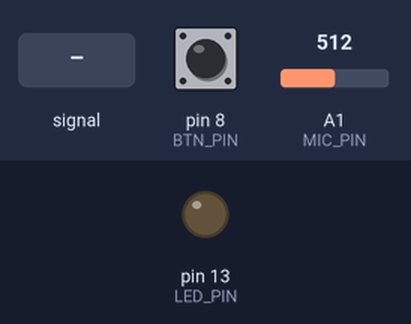
Simulated run of this sketch. Board: Arduino Uno, built with avr-gcc and run on an emulated ATmega328P. Shown: output pins drawn as LEDs (lit = HIGH). Inputs (shaded band) come from the test bench; at power-on: pin 8 (BTN_PIN) HIGH, A1 (MIC_PIN) = 512. What the sketch prints to the serial monitor is not drawn.

Above: at 1.2 s.
1.3 s: A1 (MIC_PIN) fed a 200 Hz sine of ±81 counts around its level
3.0 s: pin 8 (BTN_PIN) pulled LOW for 1 s
At 3.8 s:
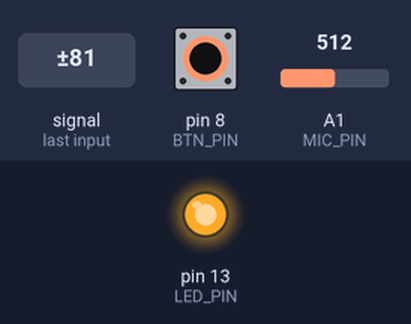
5.5 s: pin 8 (BTN_PIN) pulled LOW for 3.2 s
At 9.3 s:
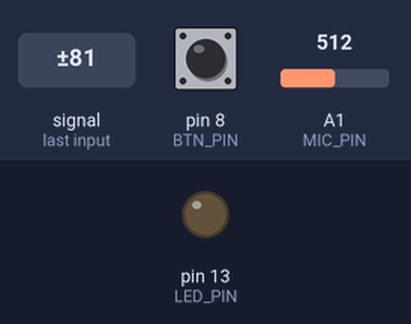
Timing chart, 0 to 10.8 s (numbered marks = the images above; inputs shaded):
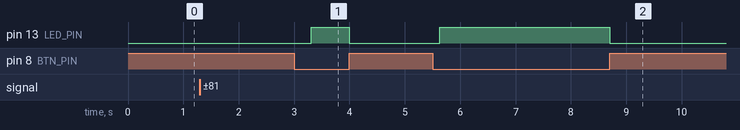

Measured:
- after the input at 3.0 s, pin 13 (LED_PIN): LOW → HIGH after 0.31 s, → LOW 0.69 s later
- after the input at 5.5 s, pin 13 (LED_PIN): LOW → HIGH after 0.13 s, → LOW 3.1 s later

The sketch:

detecteur_drone_biquad.ino
```cpp
// ================================================================
//  SAE 2.02 – Détecteur acoustique de DRONE
//  Université Jean-Monnet, IUT de Roanne
//
//  PHYSIQUE DES PALES
//  ──────────────────
//  Chaque fois qu'une pale passe devant le corps du drone,
//  elle génère une perturbation de pression. Si le rotor a B
//  pales et tourne à N_rpm tours/minute :
//
//    frot  = N_rpm / 60              (Hz)
//    fBPF  = B × frot                (Hz)  ← fréquence de passage des pales
//
//  Exemple : 2 pales × 6000 tr/min = 2 × 100 Hz = 200 Hz
//
//  Le bruit du drone contient aussi des harmoniques :
//    fk = k × fBPF  (k = 1, 2, 3 …)
//  On surveille la fondamentale (k=1), soit fBPF.
//
//  TABLE DE RÉFÉRENCE (pour 2 pales) :
//    3 000 tr/min → fBPF = 100 Hz
//    6 000 tr/min → fBPF = 200 Hz
//    9 000 tr/min → fBPF = 300 Hz
//   12 000 tr/min → fBPF = 400 Hz
//
//  PARAMÈTRES DU PROJET (à modifier selon votre drone cible)
//  ──────────────────────────────────────────────────────────
//    N_PALES   = 2      nombre de pales par rotor
//    RPM_CIBLE = 6000   vitesse estimée en tr/min
//    => frot   = 100 Hz
//    => fBPF   = 200 Hz   ← fréquence centrale du filtre
//
//  FILTRE : biquad passe-bande (ordre 2, méthode standard Audio EQ)
//  ──────────────────────────────────────────────────────────────────
//  Paramètres :
//    fs  = 2000 Hz   fréquence d'échantillonnage
//    f0  = fBPF      fréquence centrale du filtre
//    Q   = 3         facteur de qualité (bande = f0/Q ≈ 67 Hz)
//
//  Calcul des coefficients :
//    ω0   = 2π × f0 / fs
//    α    = sin(ω0) / (2Q)
//
//    b̃0 = α       b̃1 = 0       b̃2 = −α
//    ã0 = 1+α     ã1 = −2cos(ω0)   ã2 = 1−α
//
//    Normalisation : b_i = b̃_i / ã0   et   a_i = ã_i / ã0
//
//  Équation aux différences (appliquée à chaque échantillon) :
//    y[n] = b0·x[n] + b1·x[n-1] + b2·x[n-2]
//                   − a1·y[n-1] − a2·y[n-2]
//
//  Coefficients calculés pour f0=200 Hz, fs=2000 Hz, Q=3 :
//    b0 =  0.131652    b1 =  0.000000    b2 = -0.131652
//    a1 = -1.414214    a2 =  0.736697
//
//  DÉTECTION RMS
//  ─────────────
//    Fenêtre : NWIN = 200 échantillons = 100 ms à fs=2000 Hz
//    Energie : Em = (1/N) × Σ y²[n]
//    Décision : Em > seuil pendant 3 fenêtres consécutives
//
//  BRANCHEMENTS
//  ────────────
//    Microphone KY-038 :  VCC → 5V  |  GND → GND  |  AO → A0
//    LED de détection  :  broche 13 (LED intégrée Arduino)
//    Bouton reset      :  broche 2  → GND (INPUT_PULLUP)
// ================================================================

#include <math.h>   // pour M_PI, sin(), cos() utilisés dans calcul_coefficients()

// ── Broches ────────────────────────────────────────────────────
const int MIC_PIN = A1;   // sortie analogique du microphone
const int LED_PIN = 13;   // LED de détection (intégrée)
const int BTN_PIN = 8;    // bouton reset (actif LOW, INPUT_PULLUP)

// ================================================================
//  CONFIGURATION PHYSIQUE DU DRONE CIBLE
//  Modifier ces trois valeurs selon le drone que vous surveillez
// ================================================================
const int   N_PALES   = 2;       // nombre de pales par rotor
const float RPM_CIBLE = 6000.0;  // vitesse de rotation estimée (tr/min)
const float Q_FILTRE  = 3.0;     // facteur de qualité du filtre biquad
//   Q élevé (5–10) → bande étroite, très sélectif
//   Q faible (1–2) → bande large, tolère des variations de RPM

// ================================================================
//  FRÉQUENCE D'ÉCHANTILLONNAGE
// ================================================================
const float FS    = 2000.0;  // Hz  – doit être > 2 × fBPF (Shannon)
const int   TS_US = 500;     // µs  – 1 / FS en microsecondes

// ================================================================
//  CALCUL AUTOMATIQUE DE fBPF À PARTIR DE LA PHYSIQUE DES PALES
//
//    frot = RPM_CIBLE / 60
//    fBPF = N_PALES × frot
//
//  Ces lignes s'exécutent une seule fois, à la compilation.
// ================================================================
const float F_ROT = RPM_CIBLE / 60.0;            // fréquence de rotation (Hz)
const float F_BPF = (float)N_PALES * F_ROT;      // fréquence de passage des pales (Hz)
// F_BPF devient la fréquence centrale f0 du filtre passe-bande

// ================================================================
//  COEFFICIENTS DU FILTRE BIQUAD PASSE-BANDE
//
//  Calculés pour : f0 = F_BPF = 200 Hz, fs = 2000 Hz, Q = 3
//
//    ω0   = 2π × 200 / 2000 = 0.6283 rad
//    α    = sin(0.6283) / (2×3) = 0.5878 / 6 = 0.09797
//
//    ã0 = 1 + 0.09797 = 1.09797
//    ã1 = −2 × cos(0.6283) = −2 × 0.8090 = −1.6180
//    ã2 = 1 − 0.09797 = 0.90203
//
//  Après normalisation par ã0 :
//    b0 =  0.09797 / 1.09797 =  0.08923
//    b1 =  0
//    b2 = −0.09797 / 1.09797 = −0.08923
//    a1 = −1.6180  / 1.09797 = −1.47364
//    a2 =  0.90203 / 1.09797 =  0.82155
//
//  NOTE : si vous changez N_PALES, RPM_CIBLE, Q_FILTRE ou FS,
//         recalculez ces coefficients (voir fonction calcul_coefficients
//         en bas de fichier) et copiez les nouvelles valeurs ici.
// ================================================================
float b0 =  0.08923f;
float b1 =  0.00000f;
float b2 = -0.08923f;
float a1 = -1.47364f;
float a2 =  0.82155f;

// ── Mémoires du filtre biquad (deux retards en entrée et sortie) ─
float x1 = 0.0f, x2 = 0.0f;   // x[n-1] et x[n-2]
float y1 = 0.0f, y2 = 0.0f;   // y[n-1] et y[n-2]

// ================================================================
//  PARAMÈTRES DE DÉTECTION RMS
// ================================================================
const int   NWIN      = 200;    // échantillons / fenêtre = 100 ms à 2000 Hz
const int   N_VALID   = 3;      // fenêtres consécutives requises pour valider
float       threshold = 300.0f; // seuil d'énergie  ← à calibrer (voir setup)

// ── Accumulateurs ───────────────────────────────────────────────
float energySum   = 0.0f;
int   sampleCount = 0;
int   countAbove  = 0;   // compteur de fenêtres consécutives > seuil
bool  detected    = false;

// ================================================================
//  SETUP
// ================================================================
void setup() {
  pinMode(LED_PIN, OUTPUT);
  pinMode(BTN_PIN, INPUT_PULLUP);
  digitalWrite(LED_PIN, LOW);

  Serial.begin(115200);
  while (!Serial) {}   // attendre l'ouverture du port sur Uno/Leonardo

  // ── Affichage de la configuration au démarrage ─────────────
  Serial.println(F("================================================"));
  Serial.println(F("  Detecteur acoustique de DRONE – biquad RMS"));
  Serial.println(F("================================================"));

  Serial.println(F("--- Physique des pales ---"));
  Serial.print(F("  Nombre de pales   B  = "));  Serial.println(N_PALES);
  Serial.print(F("  Vitesse estimee      = "));  Serial.print(RPM_CIBLE, 0); Serial.println(F(" tr/min"));
  Serial.print(F("  frot = RPM/60        = "));  Serial.print(F_ROT, 2);    Serial.println(F(" Hz"));
  Serial.print(F("  fBPF = B x frot      = "));  Serial.print(F_BPF, 2);    Serial.println(F(" Hz  <-- frequence centrale du filtre"));

  Serial.println(F("--- Filtre biquad passe-bande ---"));
  Serial.print(F("  f0 = fBPF = "));  Serial.print(F_BPF, 1);  Serial.println(F(" Hz"));
  Serial.print(F("  Q  = "));         Serial.println(Q_FILTRE, 1);
  Serial.print(F("  fs = "));         Serial.print(FS, 0);      Serial.println(F(" Hz"));
  Serial.print(F("  Bande ≈ f0/Q = "));
  Serial.print(F_BPF / Q_FILTRE, 1); Serial.println(F(" Hz"));
  Serial.println(F("  Coefficients normalises :"));
  Serial.print(F("    b0 = "));  Serial.println(b0, 5);
  Serial.print(F("    b1 = "));  Serial.println(b1, 5);
  Serial.print(F("    b2 = "));  Serial.println(b2, 5);
  Serial.print(F("    a1 = "));  Serial.println(a1, 5);
  Serial.print(F("    a2 = "));  Serial.println(a2, 5);

  Serial.println(F("--- Detection RMS ---"));
  Serial.print(F("  Fenetre = "));  Serial.print(NWIN);
  Serial.print(F(" pts = "));       Serial.print((float)NWIN / FS * 1000.0f, 0);
  Serial.println(F(" ms"));
  Serial.print(F("  Validation : ")); Serial.print(N_VALID);
  Serial.println(F(" fenetres consecutives"));
  Serial.print(F("  Seuil initial = ")); Serial.println(threshold);
  Serial.println(F("  >> Ajuster 'threshold' apres calibration"));
  Serial.println(F("================================================"));
  Serial.println(F("Format serie : Em | Etat | [Decision]"));

  // ── Recalcul des coefficients si les constantes ont changé ───
  // Décommentez cette ligne pour recalculer automatiquement :
  // calcul_coefficients(F_BPF, FS, Q_FILTRE);
}

// ================================================================
//  BOUCLE PRINCIPALE
// ================================================================
void loop() {
  // ── Horodatage : assure Fe = 2000 Hz ──────────────────────────
  unsigned long t0 = micros();

  // ── 1. Acquisition et centrage ────────────────────────────────
  //  analogRead → entier 0–1023 (CAN 10 bits, 0–5 V)
  //  On soustrait 512 pour centrer autour de 0 :
  //    x[n] = u[n] − 512
  //  Sans ce centrage, l'énergie RMS serait dominée par la
  //  composante continue (offset DC) et ne refléterait pas
  //  le contenu acoustique utile.
  float x0 = (float)analogRead(MIC_PIN) - 512.0f;

  // ── 2. Filtre biquad passe-bande ──────────────────────────────
  //
  //  Équation aux différences :
  //    y[n] = b0·x[n] + b1·x[n-1] + b2·x[n-2]
  //                   − a1·y[n-1] − a2·y[n-2]
  //
  //  b0 et b2 sont opposés (b1 = 0) : c'est la signature
  //  du filtre passe-bande symétrique.
  //  Les termes en a1, a2 forment la partie récursive (IIR)
  //  qui crée la sélectivité en fréquence.
  //
  float y0 = b0 * x0
           + b1 * x1
           + b2 * x2
           - a1 * y1
           - a2 * y2;

  // Mise à jour des registres à décalage
  x2 = x1;  x1 = x0;   // décalage de l'entrée
  y2 = y1;  y1 = y0;   // décalage de la sortie

  // ── 3. Accumulation d'énergie ─────────────────────────────────
  //  On accumule y²[n]. La mise au carré rend toutes les
  //  contributions positives (le signal oscille +/−).
  energySum += y0 * y0;
  sampleCount++;

  // ── 4. Traitement par fenêtres de NWIN = 100 ms ───────────────
  if (sampleCount >= NWIN) {

    // Énergie moyenne de la fenêtre : Em = (1/N) × Σ y²
    float Em = energySum / (float)NWIN;

    // Affichage pour calibration et débogage
    Serial.print(F("Em="));
    Serial.print(Em, 1);
    Serial.print(F(" | Seuil="));
    Serial.print(threshold, 1);
    Serial.print(F(" | fBPF="));
    Serial.print(F_BPF, 0);
    Serial.print(F("Hz | "));

    // ── Décision binaire sur la fenêtre ──────────────────────
    //    Dm = 1 si Em > seuil, 0 sinon
    if (Em > threshold) {
      countAbove++;
      Serial.print(F("[SIGNAL]"));
    } else {
      countAbove = 0;   // on repart à zéro dès qu'une fenêtre passe sous le seuil
      Serial.print(F("[bruit] "));
    }

    // ── Validation sur N_VALID = 3 fenêtres consécutives ─────
    //  Principe : un bruit bref (clap, choc) peut dépasser le
    //  seuil une seule fois. Un drone en vol produit un signal
    //  continu → au moins 3 × 100 ms = 300 ms au-dessus du seuil.
    if (countAbove >= N_VALID && !detected) {
      detected = true;
      digitalWrite(LED_PIN, HIGH);
      Serial.print(F(" >>> DRONE DETECTE (fBPF="));
      Serial.print(F_BPF, 0);
      Serial.print(F(" Hz, "));
      Serial.print(N_PALES);
      Serial.print(F(" pales x "));
      Serial.print(F_ROT, 0);
      Serial.println(F(" Hz rot) <<<"));
    } else {
      Serial.println();
    }

    // Remise à zéro de l'accumulateur pour la prochaine fenêtre
    energySum   = 0.0f;
    sampleCount = 0;
  }

  // ── 5. Gestion du bouton reset ────────────────────────────────
  //  INPUT_PULLUP → broche à HIGH au repos, LOW quand appuyée.
  //  On réinitialise seulement si une détection est en cours.
  if (digitalRead(BTN_PIN) == HIGH && detected) {
    detected   = false;
    countAbove = 0;
    digitalWrite(LED_PIN, LOW);
    Serial.println(F(">>> Reset – en attente de signal <<<"));
    delay(250);   // anti-rebond
  }

  // ── 6. Synchronisation temporelle ────────────────────────────
  //  Boucle d'attente active : on attend que 500 µs (= 1/2000 s)
  //  se soient écoulées depuis t0. Plus précis que delay(1).
  while (micros() - t0 < (unsigned long)TS_US) { /* busy-wait */ }
}

// ================================================================
//  FONCTION UTILITAIRE : recalcul dynamique des coefficients
//
//  Appelez calcul_coefficients(f0, fs, Q) dans setup() si vous
//  modifiez N_PALES, RPM_CIBLE ou Q_FILTRE, pour mettre à jour
//  b0, b1, b2, a1, a2 automatiquement sans ressaisir les valeurs.
//
//  Formules (filtre biquad passe-bande, Audio EQ Cookbook) :
//    ω0 = 2π × f0 / fs
//    α  = sin(ω0) / (2Q)
//
//    b̃0 =  α      b̃1 = 0     b̃2 = −α
//    ã0 = 1+α     ã1 = −2cos(ω0)   ã2 = 1−α
//
//    b_i = b̃_i / ã0    a_i = ã_i / ã0
// ================================================================
void calcul_coefficients(float f0, float fs, float Q) {
  float w0    = 2.0f * (float)M_PI * f0 / fs;
  float alpha = sinf(w0) / (2.0f * Q);
  float a0    = 1.0f + alpha;

  b0 =  alpha / a0;
  b1 =  0.0f;
  b2 = -alpha / a0;
  a1 = (-2.0f * cosf(w0)) / a0;
  a2 = (1.0f - alpha) / a0;

  // Réinitialisation des mémoires du filtre après changement de coefficients
  x1 = x2 = 0.0f;
  y1 = y2 = 0.0f;

  Serial.println(F("--- Coefficients recalcules ---"));
  Serial.print(F("  f0="));  Serial.print(f0, 1);
  Serial.print(F(" fs="));   Serial.print(fs, 0);
  Serial.print(F(" Q="));    Serial.println(Q, 2);
  Serial.print(F("  b0=")); Serial.print(b0, 5);
  Serial.print(F("  b2=")); Serial.println(b2, 5);
  Serial.print(F("  a1=")); Serial.print(a1, 5);
  Serial.print(F("  a2=")); Serial.println(a2, 5);
}

// ================================================================
//  PROCÉDURE DE CALIBRATION DU SEUIL
// ================================================================
//
//  1. Téléverser le programme. Ouvrir le Moniteur Série (115200 bd).
//  2. Laisser tourner 30 s en silence (pas de drone, pas de source).
//     → Observer les valeurs "Em=" affichées.
//     → Noter Em_max (valeur maximale du bruit de fond).
//  3. Fixer threshold = Em_max × 3
//     Règle générale : threshold = µ_bruit + k × σ_bruit  (k = 3 à 5)
//  4. Re-téléverser avec la nouvelle valeur de threshold.
//
//  TEST DE FONCTIONNEMENT :
//  → Générer un son à f0 = F_BPF Hz avec l'appli "Tone Generator".
//    Approcher du microphone → LED doit s'allumer après ~300 ms.
//  → Tester avec f0/2 et 2×f0 : LED NE doit PAS s'allumer.
//  → Appuyer sur le bouton pour éteindre et recommencer.
//
//  RÉPONSES AUX QUESTIONS DU DOCUMENT DE TRAVAIL :
//
//  Q : Calcul frot pour 6000 tr/min ?
//  R : frot = 6000 / 60 = 100 Hz
//
//  Q : fBPF pour 2 pales ?
//  R : fBPF = 2 × 100 = 200 Hz   ← c'est f0 du filtre
//
//  Q : fBPF pour 3 pales ?
//  R : fBPF = 3 × 100 = 300 Hz   (changer N_PALES = 3)
//
//  Q : Pourquoi des harmoniques 2fBPF, 3fBPF ?
//  R : La forme d'onde de pression n'est pas sinusoïdale.
//      Sa décomposition de Fourier contient des multiples de fBPF.
//
//  Q : Facteur de qualité pour f0=240 Hz, Δf=80 Hz ?
//  R : Q = f0 / Δf = 240 / 80 = 3
//
//  Q : Ts pour fs = 2000 Hz ?
//  R : Ts = 1 / 2000 = 0.5 ms = 500 µs
//
//  Q : Durée d'une fenêtre (N=200, fs=2000) ?
//  R : 200 / 2000 = 0.1 s = 100 ms
//
//  Q : Décisions par seconde ?
//  R : 2000 / 200 = 10 décisions/s
//
//  Q : 1ère détection validée dans la figure ?
//  R : À la fenêtre 9 (3 fenêtres consécutives au-dessus du seuil).
//
//  Q : Seuil trop bas ?
//  R : Fausses alertes : le bruit ambiant déclenche la LED.
//
//  Q : Seuil trop haut ?
//  R : Manques de détection : un drone réel n'est pas détecté.
// ================================================================
```
